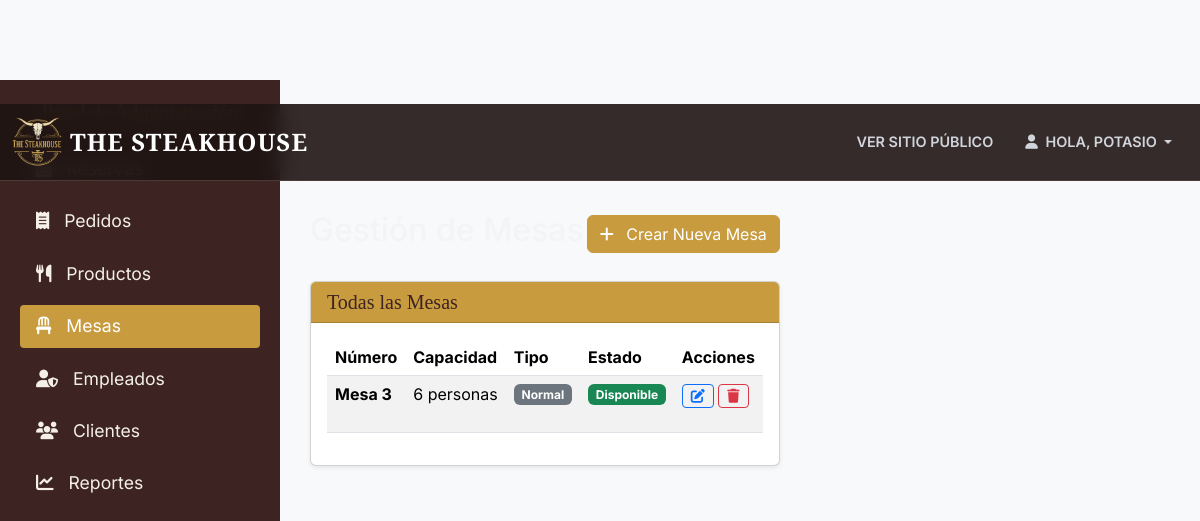
The page /panel/mesas/ (signed in) on the database its author committed.
### core/models.py (models this page shows, shortened)
class Mesa(models.Model):
    ESTADO_CHOICES = (
        ('DISPONIBLE', 'Disponible'),
        ('OCUPADA', 'Ocupada'),
        ('RESERVADA', 'Reservada'),
        ('MANTENIMIENTO', 'Mantenimiento'),
    )
    TIPO_CHOICES = (
        ('NORMAL', 'Normal'),
        ('PREMIUM', 'Premium (Ventana/Privado)'),
    )
    numero = models.IntegerField(unique=True, help_text="Número de la mesa")
    capacidad = models.IntegerField(help_text="Número de personas que puede sentar")
    estado = models.CharField(max_length=20, choices=ESTADO_CHOICES, default='DISPONIBLE')
    tipo = models.CharField(max_length=10, choices=TIPO_CHOICES, default='NORMAL')

### dashboard/views.py (the view)
# urls.py: path('mesas/', views.mesa_list, name='dashboard_mesas'),
@admin_requerido
def mesa_list(request):
    mesas = Mesa.objects.all().order_by('numero')
    context = {'mesas': mesas}
    return render(request, 'dashboard/mesa_list.html', context)

### dashboard/views.py (called while the page is built)
def admin_requerido(function):
    return user_passes_test(
        lambda u: u.is_authenticated and u.is_staff,
        login_url='login',
        redirect_field_name=None
    )(function)

### templates/dashboard/mesa_list.html (shortened to what this page needs)
{% extends 'dashboard/base_dashboard.html' %}
{% block content %}
<div class="d-flex justify-content-between align-items-center mb-4">
    <h1 class="fs-2">Gestión de Mesas</h1>
    <a href="{% url 'mesa_create' %}" class="btn btn-primary" style="background-color: #c89b3f; border-color: #c89b3f;">
        <i class="fa fa-plus me-2"></i> Crear Nueva Mesa
    </a>
</div>
<div class="card shadow-sm">
    <div class="card-header card-header-gold">
        <h5 class="mb-0">Todas las Mesas</h5>
    </div>
    <div class="card-body">
        <div class="table-responsive">
            <table class="table table-striped table-hover">
                <thead>
                    <tr>
                        <th scope="col">Número</th>
                        <th scope="col">Capacidad</th>
                        <th scope="col">Tipo</th>
                        <th scope="col">Estado</th>
                        <th scope="col">Acciones</th>
                    </tr>
                </thead>
                <tbody>
                    {% for mesa in mesas %}
                    <tr>
                        <td><strong>Mesa {{ mesa.numero }}</strong></td>
                        <td>{{ mesa.capacidad }} personas</td>
                        <td>
                            {% if mesa.tipo == 'PREMIUM' %}
                                <span class="badge bg-warning text-dark">{{ mesa.get_tipo_display }}</span>
                            {% else %}
                                <span class="badge bg-secondary">{{ mesa.get_tipo_display }}</span>
                            {% endif %}
                        </td>
                        <td>
                            {% if mesa.estado == 'DISPONIBLE' %}
                                <span class="badge bg-success">{{ mesa.get_estado_display }}</span>
                            {% elif mesa.estado == 'OCUPADA' or mesa.estado == 'RESERVADA' %}
                                <span class="badge bg-danger">{{ mesa.get_estado_display }}</span>
                            {% else %}
                                <span class="badge bg-info">{{ mesa.get_estado_display }}</span>
                            {% endif %}
                        </td>
                        <td>
                            <a href="{% url 'mesa_update' mesa.pk %}" class="btn btn-sm btn-outline-primary" title="Editar">
                                <i class="fa fa-edit"></i>
                            </a>
                            <form action="{% url 'mesa_delete' mesa.pk %}" method="POST" style="display: inline-block;" onsubmit="return confirm('¿Seguro que quieres ELIMINAR la Mesa {{ mesa.numero }}?');">
                                <button type="submit" class="btn btn-sm btn-outline-danger" title="Eliminar">
                                    <i class="fa fa-trash"></i>
                                </button>
                            </form>
                        </td>
                    </tr>
                    {% empty %}
                    <tr>
                        <td colspan="5" class="text-center">No hay mesas creadas.</td>
                    </tr>
                    {% endfor %}
                </tbody>
            </table>
        </div>
    </div>
</div>
{% endblock %}

### templates/dashboard/base_dashboard.html (shortened to what this page needs)
{% load static %}
<!DOCTYPE html>
<html lang="es">
<head>
    <link href="https://cdn.jsdelivr.net/npm/bootstrap@5.3.3/dist/css/bootstrap.min.css" rel="stylesheet">
    <link rel="stylesheet" href="https://cdnjs.cloudflare.com/ajax/libs/font-awesome/6.5.2/css/all.min.css" />
    <link rel="stylesheet" href="{% static 'core/css/main.css' %}" />
</head>
<body class="site-container">
    <header id="main-header" class="sticky-top">
        <nav class="navbar navbar-expand-lg">
            <div class="container-fluid">
                <a class="navbar-brand d-flex align-items-center" href="{% url 'home' %}">
                    <img src="{% static 'core/img/logo-steakhouse.png' %}" alt="Logo" width="50" height="50" class="d-inline-block align-text-top">
                    <span class="navbar-brand-text ms-2">THE STEAKHOUSE</span>
                </a>
                <div class="collapse navbar-collapse" id="mainNavbar">
                    <ul class="navbar-nav ms-auto mb-2 mb-lg-0 align-items-center">
                        <li class="nav-item">
                            <a class="nav-link" href="{% url 'home' %}">Ver Sitio Público</a>
                        </li>
                        {% if user.is_authenticated %}
                            <li class="nav-item dropdown">
                                <a class="nav-link dropdown-toggle" href="#" role="button" data-bs-toggle="dropdown" aria-expanded="false">
                                    <i class="fa fa-user me-1"></i>
                                    Hola, {{ user.username }}
                                </a>
                            </li>
                        {% endif %}
                    </ul>
                </div>
            </div>
        </nav>
    </header>
    <div class="d-flex">
        <div class="sidebar d-flex flex-column">
            <h3 class="fs-5 text-center mb-4" style="font-family: 'Playfair Display', serif; color: #c89b3f;">
            </h3>
            <ul class="nav flex-column mb-auto">
                <li class="nav-item">
                    <a class="nav-link {% if 'reserva' in request.resolver_match.url_name %}active{% endif %}" href="{% url 'dashboard_reservas' %}">
                    </a>
                </li>
                <li class="nav-item">
                    <a class="nav-link {% if 'pedido' in request.resolver_match.url_name %}active{% endif %}" href="{% url 'dashboard_pedidos' %}">
                        <i class="fa fa-receipt"></i> Pedidos
                    </a>
                </li>
                <li class="nav-item">
                    <a class="nav-link {% if 'producto' in request.resolver_match.url_name %}active{% endif %}" href="{% url 'dashboard_productos' %}">
                        <i class="fa fa-utensils"></i> Productos
                    </a>
                </li>
                <li class="nav-item">
                    <a class="nav-link {% if 'mesa' in request.resolver_match.url_name %}active{% endif %}" href="{% url 'dashboard_mesas' %}">
                        <i class="fa fa-chair"></i> Mesas
                    </a>
                </li>
                <li class="nav-item">
                    <a class="nav-link {% if 'empleado' in request.resolver_match.url_name %}active{% endif %}" href="{% url 'dashboard_empleados' %}">
                        <i class="fa fa-user-shield"></i> Empleados
                    </a>
                </li>
                <li class="nav-item">
                    <a class="nav-link {% if 'cliente' in request.resolver_match.url_name %}active{% endif %}" href="{% url 'dashboard_clientes' %}">
                        <i class="fa fa-users"></i> Clientes
                    </a>
                </li>
                <li class="nav-item">
                    <a class="nav-link {% if 'reporte' in request.resolver_match.url_name %}active{% endif %}" href="{% url 'dashboard_reportes' %}">
                        <i class="fa fa-chart-line"></i> Reportes
                    </a>
                </li>
            </ul>
        </div>
        <main class="content">
            {% block content %}{% endblock %}
        </main>
    </div>
</body>
</html>

### core/static/core/css/main.css (style rules this page uses)
body { background-color: #1a1a1a; font-family: 'Inter', sans-serif; color: #f3f4f6; }
.font-serif-display, .section-title, .navbar-brand-text { font-family: 'Playfair Display', serif; font-weight: 700; }
#main-header .navbar { background-color: rgba(30, 21, 19, 0.9); backdrop-filter: blur(10px); -webkit-backdrop-filter: blur(10px); border-bottom: 1px solid #4d3a36; padding-top: 0.5rem; padding-bottom: 0.5rem; }
#main-header .navbar-brand-text { font-size: 1.5rem; color: #fff; margin-left: 0.75rem; letter-spacing: 1px; }
#main-header .nav-link { color: #d1d5db; font-weight: 600; text-transform: uppercase; font-size: 0.9rem; padding: 0.5rem 1rem; transition: color 0.3s ease; }

### templates/dashboard/base_dashboard.html (style rules this page uses)
:root { --header-height: 80px; }
body { background-color: #f8f9fa; padding-top: var(--header-height); }
.sidebar { position: fixed; top: var(--header-height); left: 0; width: 280px; height: calc(100vh - var(--header-height)); background-color: #3d2422; color: #f4f0e8; padding: 20px; overflow-y: auto; }
.sidebar .nav-link { color: #f4f0e8; font-size: 1.1rem; margin-bottom: 10px; padding: .5rem 1rem; border-radius: .25rem; }
.sidebar .nav-link:hover, .sidebar .nav-link.active { color: #ffffff; background-color: #c89b3f; }
.sidebar .nav-link .fa { margin-right: 10px; }
.content { margin-left: 280px; padding: 30px; }
.card-header-gold { background-color: #c89b3f; color: #3d2422; font-family: 'Playfair Display', serif; }

### rows shown on the page
Mesa: numero "3", capacidad "6", tipo "Normal", estado "Disponible"

### other values the page prints
{{ user.username }} "POTASIO"
